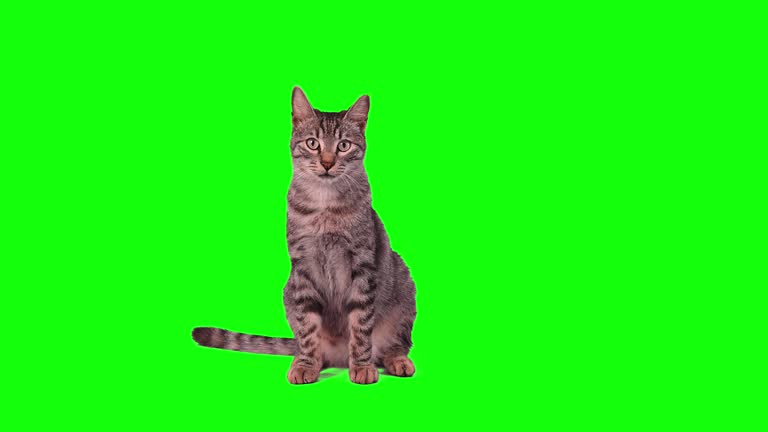
#> input picture img/cat1.jpg, 768 x 432 px
$ python wood_with_cat.py
#> lines starting #> are read from the running program, lines starting #| are printed output that depends on the picture
import cv2
import numpy as np
import random

#--- 이미지 불러오기
cat1 = cv2.imread('../img/cat1.jpg')
#> cat1 is the input picture: shape (432, 768, 3); mean B, G, R 18.6, 240.4, 29.6
cat2 = cv2.imread('../img/cat2.jpg')
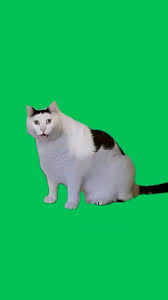
#> input picture img/cat2.jpg, 168 x 300 px
#> cat2 is the input picture: shape (300, 168, 3); mean B, G, R 94.6, 186.1, 23.6
cat3 = cv2.imread('../img/cat3.jpg')
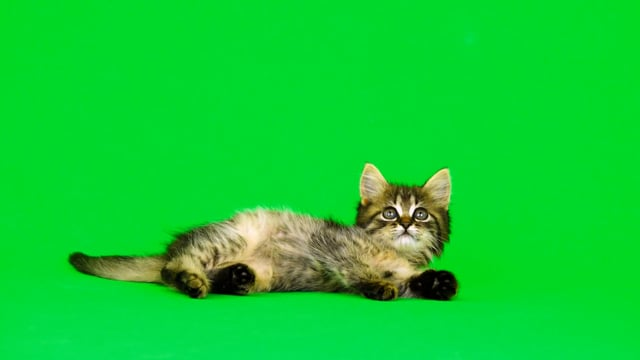
#> input picture img/cat3.jpg, 640 x 360 px
#> cat3 is the input picture: shape (360, 640, 3); mean B, G, R 50, 205.3, 15.1
bg = cv2.imread('../img/forest.jpg')

#--- 배경 크기 조정
#> (the run stopped early here; a loop or call above may not have finished)
